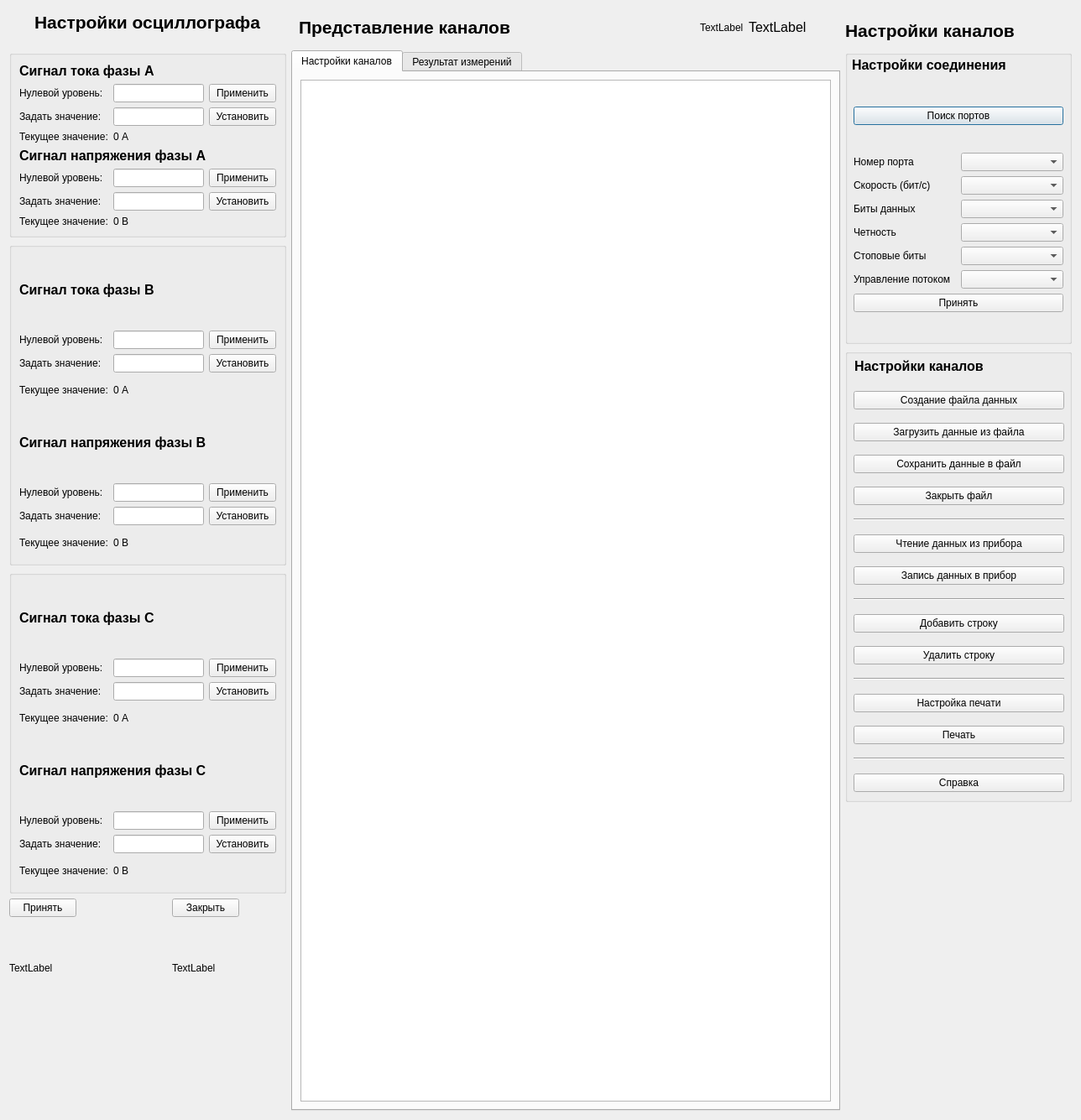
<?xml version="1.0" encoding="UTF-8"?>
<ui version="4.0">
 <class>Kalibr</class>
 <widget class="QDialog" name="Kalibr">
  <property name="geometry">
   <rect>
    <x>0</x>
    <y>0</y>
    <width>1288</width>
    <height>1335</height>
   </rect>
  </property>
  <property name="windowTitle">
   <string>Калибровка осциллографа</string>
  </property>
  <layout class="QGridLayout" name="gridLayout_4">
   <item row="1" column="3">
    <widget class="QGroupBox" name="groupBox_4">
     <property name="sizePolicy">
      <sizepolicy hsizetype="Fixed" vsizetype="Fixed">
       <horstretch>0</horstretch>
       <verstretch>0</verstretch>
      </sizepolicy>
     </property>
     <property name="minimumSize">
      <size>
       <width>270</width>
       <height>350</height>
      </size>
     </property>
     <property name="maximumSize">
      <size>
       <width>300</width>
       <height>16777215</height>
      </size>
     </property>
     <property name="title">
      <string/>
     </property>
     <widget class="QLabel" name="label_7">
      <property name="geometry">
       <rect>
        <x>8</x>
        <y>8</y>
        <width>215</width>
        <height>19</height>
       </rect>
      </property>
      <property name="text">
       <string>&lt;html&gt;&lt;head/&gt;&lt;body&gt;&lt;p&gt;&lt;span style=&quot; font-size:12pt; font-weight:600;&quot;&gt;Настройки соединения&lt;/span&gt;&lt;/p&gt;&lt;/body&gt;&lt;/html&gt;</string>
      </property>
     </widget>
     <widget class="QWidget" name="layoutWidget">
      <property name="geometry">
       <rect>
        <x>10</x>
        <y>40</y>
        <width>250</width>
        <height>300</height>
       </rect>
      </property>
      <layout class="QGridLayout" name="gridLayout_6">
       <item row="0" column="0">
        <widget class="QPushButton" name="SearchPort">
         <property name="focusPolicy">
          <enum>Qt::StrongFocus</enum>
         </property>
         <property name="text">
          <string>Поиск портов</string>
         </property>
        </widget>
       </item>
       <item row="1" column="0">
        <layout class="QGridLayout" name="gridLayout_5">
         <item row="1" column="0" colspan="2">
          <widget class="QPushButton" name="EnterPort">
           <property name="focusPolicy">
            <enum>Qt::StrongFocus</enum>
           </property>
           <property name="text">
            <string>Принять</string>
           </property>
           <property name="checkable">
            <bool>true</bool>
           </property>
          </widget>
         </item>
         <item row="0" column="0" colspan="2">
          <layout class="QGridLayout" name="gridLayout_7">
           <item row="2" column="0">
            <widget class="QLabel" name="label_10">
             <property name="text">
              <string>Биты данных</string>
             </property>
            </widget>
           </item>
           <item row="3" column="0">
            <widget class="QLabel" name="label_11">
             <property name="text">
              <string>Четность</string>
             </property>
            </widget>
           </item>
           <item row="0" column="0">
            <widget class="QLabel" name="label_8">
             <property name="text">
              <string>Номер порта</string>
             </property>
            </widget>
           </item>
           <item row="3" column="1">
            <widget class="QComboBox" name="comboBox_4">
             <property name="focusPolicy">
              <enum>Qt::StrongFocus</enum>
             </property>
            </widget>
           </item>
           <item row="4" column="0">
            <widget class="QLabel" name="label_12">
             <property name="text">
              <string>Стоповые биты</string>
             </property>
            </widget>
           </item>
           <item row="4" column="1">
            <widget class="QComboBox" name="comboBox_5">
             <property name="focusPolicy">
              <enum>Qt::StrongFocus</enum>
             </property>
            </widget>
           </item>
           <item row="1" column="0">
            <widget class="QLabel" name="label_9">
             <property name="text">
              <string>Скорость (бит/с)</string>
             </property>
            </widget>
           </item>
           <item row="1" column="1">
            <widget class="QComboBox" name="comboBox_2">
             <property name="focusPolicy">
              <enum>Qt::StrongFocus</enum>
             </property>
             <property name="currentIndex">
              <number>-1</number>
             </property>
            </widget>
           </item>
           <item row="5" column="0">
            <widget class="QLabel" name="label_13">
             <property name="text">
              <string>Управление потоком</string>
             </property>
            </widget>
           </item>
           <item row="0" column="1">
            <widget class="QComboBox" name="comboBox">
             <property name="focusPolicy">
              <enum>Qt::StrongFocus</enum>
             </property>
            </widget>
           </item>
           <item row="2" column="1">
            <widget class="QComboBox" name="comboBox_3">
             <property name="focusPolicy">
              <enum>Qt::StrongFocus</enum>
             </property>
            </widget>
           </item>
           <item row="5" column="1">
            <widget class="QComboBox" name="comboBox_6">
             <property name="focusPolicy">
              <enum>Qt::StrongFocus</enum>
             </property>
            </widget>
           </item>
          </layout>
         </item>
        </layout>
       </item>
      </layout>
     </widget>
    </widget>
   </item>
   <item row="0" column="0" colspan="2">
    <widget class="QWidget" name="widget" native="true">
     <widget class="QLabel" name="label_17">
      <property name="geometry">
       <rect>
        <x>30</x>
        <y>0</y>
        <width>331</width>
        <height>31</height>
       </rect>
      </property>
      <property name="text">
       <string>&lt;html&gt;&lt;head/&gt;&lt;body&gt;&lt;p&gt;&lt;span style=&quot; font-size:16pt; font-weight:600;&quot;&gt;Настройки осциллографа&lt;/span&gt;&lt;/p&gt;&lt;/body&gt;&lt;/html&gt;</string>
      </property>
     </widget>
    </widget>
   </item>
   <item row="3" column="3" rowspan="4">
    <spacer name="verticalSpacer">
     <property name="orientation">
      <enum>Qt::Vertical</enum>
     </property>
     <property name="sizeHint" stdset="0">
      <size>
       <width>20</width>
       <height>40</height>
      </size>
     </property>
    </spacer>
   </item>
   <item row="0" column="2">
    <widget class="QWidget" name="widget_3" native="true">
     <property name="sizePolicy">
      <sizepolicy hsizetype="Preferred" vsizetype="Fixed">
       <horstretch>0</horstretch>
       <verstretch>0</verstretch>
      </sizepolicy>
     </property>
     <property name="minimumSize">
      <size>
       <width>0</width>
       <height>30</height>
      </size>
     </property>
     <layout class="QHBoxLayout" name="horizontalLayout">
      <property name="rightMargin">
       <number>40</number>
      </property>
      <item>
       <widget class="QLabel" name="label_18">
        <property name="text">
         <string>&lt;html&gt;&lt;head/&gt;&lt;body&gt;&lt;p&gt;&lt;span style=&quot; font-size:16pt; font-weight:600;&quot;&gt;Представление каналов&lt;/span&gt;&lt;/p&gt;&lt;/body&gt;&lt;/html&gt;</string>
        </property>
       </widget>
      </item>
      <item>
       <spacer name="horizontalSpacer">
        <property name="orientation">
         <enum>Qt::Horizontal</enum>
        </property>
        <property name="sizeHint" stdset="0">
         <size>
          <width>40</width>
          <height>20</height>
         </size>
        </property>
       </spacer>
      </item>
      <item>
       <widget class="QLabel" name="label_14">
        <property name="text">
         <string>TextLabel</string>
        </property>
       </widget>
      </item>
      <item>
       <widget class="QLabel" name="label_15">
        <property name="font">
         <font>
          <pointsize>12</pointsize>
         </font>
        </property>
        <property name="text">
         <string>TextLabel</string>
        </property>
       </widget>
      </item>
     </layout>
    </widget>
   </item>
   <item row="1" column="2" rowspan="6">
    <widget class="QTabWidget" name="tabWidget">
     <property name="currentIndex">
      <number>0</number>
     </property>
     <widget class="QWidget" name="tab">
      <attribute name="title">
       <string>Настройки каналов</string>
      </attribute>
      <layout class="QGridLayout" name="gridLayout_8">
       <item row="0" column="0">
        <widget class="QTableView" name="tableView"/>
       </item>
      </layout>
     </widget>
     <widget class="QWidget" name="tab_2">
      <attribute name="title">
       <string>Результат измерений</string>
      </attribute>
      <layout class="QGridLayout" name="gridLayout_9">
       <item row="0" column="0">
        <widget class="QTableWidget" name="tableWidget"/>
       </item>
      </layout>
     </widget>
    </widget>
   </item>
   <item row="2" column="3">
    <widget class="QGroupBox" name="groupBox_5">
     <property name="sizePolicy">
      <sizepolicy hsizetype="Fixed" vsizetype="Fixed">
       <horstretch>0</horstretch>
       <verstretch>0</verstretch>
      </sizepolicy>
     </property>
     <property name="minimumSize">
      <size>
       <width>270</width>
       <height>540</height>
      </size>
     </property>
     <property name="maximumSize">
      <size>
       <width>300</width>
       <height>540</height>
      </size>
     </property>
     <property name="title">
      <string/>
     </property>
     <widget class="QLabel" name="label_16">
      <property name="geometry">
       <rect>
        <x>11</x>
        <y>11</y>
        <width>181</width>
        <height>19</height>
       </rect>
      </property>
      <property name="text">
       <string>&lt;html&gt;&lt;head/&gt;&lt;body&gt;&lt;p&gt;&lt;span style=&quot; font-size:12pt; font-weight:600;&quot;&gt;Настройки каналов&lt;/span&gt;&lt;/p&gt;&lt;/body&gt;&lt;/html&gt;</string>
      </property>
     </widget>
     <widget class="QWidget" name="layoutWidget_2">
      <property name="geometry">
       <rect>
        <x>10</x>
        <y>40</y>
        <width>251</width>
        <height>500</height>
       </rect>
      </property>
      <layout class="QVBoxLayout" name="verticalLayout_2">
       <item>
        <widget class="QPushButton" name="CreateFile">
         <property name="text">
          <string>Создание файла данных</string>
         </property>
        </widget>
       </item>
       <item>
        <widget class="QPushButton" name="OpenFile">
         <property name="text">
          <string>Загрузить данные из файла</string>
         </property>
        </widget>
       </item>
       <item>
        <widget class="QPushButton" name="SaveFile">
         <property name="text">
          <string>Сохранить данные в файл</string>
         </property>
        </widget>
       </item>
       <item>
        <widget class="QPushButton" name="CloseFile">
         <property name="text">
          <string>Закрыть файл</string>
         </property>
        </widget>
       </item>
       <item>
        <widget class="Line" name="line">
         <property name="minimumSize">
          <size>
           <width>0</width>
           <height>2</height>
          </size>
         </property>
         <property name="orientation">
          <enum>Qt::Horizontal</enum>
         </property>
        </widget>
       </item>
       <item>
        <widget class="QPushButton" name="ReadPribor">
         <property name="text">
          <string>Чтение данных из прибора</string>
         </property>
        </widget>
       </item>
       <item>
        <widget class="QPushButton" name="WritePribor">
         <property name="text">
          <string>Запись данных в прибор</string>
         </property>
        </widget>
       </item>
       <item>
        <widget class="Line" name="line_2">
         <property name="orientation">
          <enum>Qt::Horizontal</enum>
         </property>
        </widget>
       </item>
       <item>
        <widget class="QPushButton" name="AddRow">
         <property name="text">
          <string>Добавить строку</string>
         </property>
        </widget>
       </item>
       <item>
        <widget class="QPushButton" name="RemoveRow">
         <property name="text">
          <string>Удалить строку</string>
         </property>
        </widget>
       </item>
       <item>
        <widget class="Line" name="line_3">
         <property name="orientation">
          <enum>Qt::Horizontal</enum>
         </property>
        </widget>
       </item>
       <item>
        <widget class="QPushButton" name="printSetup">
         <property name="text">
          <string>Настройка печати</string>
         </property>
        </widget>
       </item>
       <item>
        <widget class="QPushButton" name="Print">
         <property name="text">
          <string>Печать</string>
         </property>
        </widget>
       </item>
       <item>
        <widget class="Line" name="line_4">
         <property name="orientation">
          <enum>Qt::Horizontal</enum>
         </property>
        </widget>
       </item>
       <item>
        <widget class="QPushButton" name="Help">
         <property name="text">
          <string>Справка</string>
         </property>
        </widget>
       </item>
      </layout>
     </widget>
    </widget>
   </item>
   <item row="1" column="0" rowspan="3" colspan="2">
    <layout class="QVBoxLayout" name="verticalLayout">
     <item>
      <widget class="QGroupBox" name="groupBox">
       <property name="sizePolicy">
        <sizepolicy hsizetype="Fixed" vsizetype="Fixed">
         <horstretch>0</horstretch>
         <verstretch>0</verstretch>
        </sizepolicy>
       </property>
       <property name="title">
        <string/>
       </property>
       <layout class="QGridLayout" name="gridLayout">
        <item row="3" column="1" colspan="2">
         <widget class="QLabel" name="labelValueIa">
          <property name="text">
           <string>0 А</string>
          </property>
         </widget>
        </item>
        <item row="6" column="0">
         <widget class="QLabel" name="label_4">
          <property name="text">
           <string>Задать значение:</string>
          </property>
         </widget>
        </item>
        <item row="1" column="2">
         <widget class="QPushButton" name="pushButtonZeroApplyIa">
          <property name="text">
           <string>Применить</string>
          </property>
         </widget>
        </item>
        <item row="5" column="2">
         <widget class="QPushButton" name="pushButtonZeroApplyUa">
          <property name="text">
           <string>Применить</string>
          </property>
         </widget>
        </item>
        <item row="3" column="0">
         <widget class="QLabel" name="label_31">
          <property name="maximumSize">
           <size>
            <width>16777215</width>
            <height>30</height>
           </size>
          </property>
          <property name="text">
           <string>Текущее значение:</string>
          </property>
         </widget>
        </item>
        <item row="5" column="0">
         <widget class="QLabel" name="label_6">
          <property name="text">
           <string>Нулевой уровень:</string>
          </property>
         </widget>
        </item>
        <item row="2" column="2">
         <widget class="QPushButton" name="pushButtonValueApplyIa">
          <property name="text">
           <string>Установить</string>
          </property>
         </widget>
        </item>
        <item row="1" column="0">
         <widget class="QLabel" name="label">
          <property name="text">
           <string>Нулевой уровень:</string>
          </property>
         </widget>
        </item>
        <item row="2" column="0">
         <widget class="QLabel" name="label_2">
          <property name="text">
           <string>Задать значение:</string>
          </property>
         </widget>
        </item>
        <item row="2" column="1">
         <widget class="QLineEdit" name="lineEditValueIa"/>
        </item>
        <item row="1" column="1">
         <widget class="QLineEdit" name="lineEditZeroIa"/>
        </item>
        <item row="4" column="0" colspan="3">
         <widget class="QLabel" name="label_5">
          <property name="text">
           <string>&lt;html&gt;&lt;head/&gt;&lt;body&gt;&lt;p&gt;&lt;span style=&quot; font-size:12pt; font-weight:600;&quot;&gt;Сигнал напряжения фазы А&lt;/span&gt;&lt;/p&gt;&lt;/body&gt;&lt;/html&gt;</string>
          </property>
         </widget>
        </item>
        <item row="5" column="1">
         <widget class="QLineEdit" name="lineEditZeroUa"/>
        </item>
        <item row="0" column="0" colspan="2">
         <widget class="QLabel" name="label_3">
          <property name="text">
           <string>&lt;html&gt;&lt;head/&gt;&lt;body&gt;&lt;p&gt;&lt;span style=&quot; font-size:12pt; font-weight:600;&quot;&gt;Сигнал тока фазы А&lt;/span&gt;&lt;/p&gt;&lt;/body&gt;&lt;/html&gt;</string>
          </property>
         </widget>
        </item>
        <item row="7" column="0">
         <widget class="QLabel" name="label_35">
          <property name="maximumSize">
           <size>
            <width>16777215</width>
            <height>30</height>
           </size>
          </property>
          <property name="text">
           <string>Текущее значение:</string>
          </property>
         </widget>
        </item>
        <item row="7" column="1" colspan="2">
         <widget class="QLabel" name="labelValueUa">
          <property name="text">
           <string>0 В</string>
          </property>
         </widget>
        </item>
        <item row="6" column="1">
         <widget class="QLineEdit" name="lineEditValueUa"/>
        </item>
        <item row="6" column="2">
         <widget class="QPushButton" name="pushButtonValueApplyUa">
          <property name="text">
           <string>Установить</string>
          </property>
         </widget>
        </item>
       </layout>
      </widget>
     </item>
     <item>
      <widget class="QGroupBox" name="groupBox_2">
       <property name="title">
        <string/>
       </property>
       <layout class="QGridLayout" name="gridLayout_2">
        <item row="1" column="1">
         <widget class="QLineEdit" name="lineEditZeroIb"/>
        </item>
        <item row="5" column="0">
         <widget class="QLabel" name="label_24">
          <property name="text">
           <string>Нулевой уровень:</string>
          </property>
         </widget>
        </item>
        <item row="0" column="0" colspan="2">
         <widget class="QLabel" name="label_21">
          <property name="text">
           <string>&lt;html&gt;&lt;head/&gt;&lt;body&gt;&lt;p&gt;&lt;span style=&quot; font-size:12pt; font-weight:600;&quot;&gt;Сигнал тока фазы В&lt;/span&gt;&lt;/p&gt;&lt;/body&gt;&lt;/html&gt;</string>
          </property>
         </widget>
        </item>
        <item row="1" column="0">
         <widget class="QLabel" name="label_19">
          <property name="text">
           <string>Нулевой уровень:</string>
          </property>
         </widget>
        </item>
        <item row="3" column="1" colspan="2">
         <widget class="QLabel" name="labelValueIb">
          <property name="text">
           <string>0 А</string>
          </property>
         </widget>
        </item>
        <item row="1" column="2">
         <widget class="QPushButton" name="pushButtonZeroApplyIb">
          <property name="text">
           <string>Применить</string>
          </property>
         </widget>
        </item>
        <item row="5" column="2">
         <widget class="QPushButton" name="pushButtonZeroApplyUb">
          <property name="text">
           <string>Применить</string>
          </property>
         </widget>
        </item>
        <item row="3" column="0">
         <widget class="QLabel" name="label_33">
          <property name="maximumSize">
           <size>
            <width>16777215</width>
            <height>30</height>
           </size>
          </property>
          <property name="text">
           <string>Текущее значение:</string>
          </property>
         </widget>
        </item>
        <item row="4" column="0" colspan="3">
         <widget class="QLabel" name="label_23">
          <property name="text">
           <string>&lt;html&gt;&lt;head/&gt;&lt;body&gt;&lt;p&gt;&lt;span style=&quot; font-size:12pt; font-weight:600;&quot;&gt;Сигнал напряжения фазы В&lt;/span&gt;&lt;/p&gt;&lt;/body&gt;&lt;/html&gt;</string>
          </property>
         </widget>
        </item>
        <item row="2" column="0">
         <widget class="QLabel" name="label_20">
          <property name="text">
           <string>Задать значение:</string>
          </property>
         </widget>
        </item>
        <item row="6" column="0">
         <widget class="QLabel" name="label_22">
          <property name="text">
           <string>Задать значение:</string>
          </property>
         </widget>
        </item>
        <item row="7" column="1" colspan="2">
         <widget class="QLabel" name="labelValueUb">
          <property name="text">
           <string>0 В</string>
          </property>
         </widget>
        </item>
        <item row="5" column="1">
         <widget class="QLineEdit" name="lineEditZeroUb"/>
        </item>
        <item row="7" column="0">
         <widget class="QLabel" name="label_36">
          <property name="maximumSize">
           <size>
            <width>16777215</width>
            <height>30</height>
           </size>
          </property>
          <property name="text">
           <string>Текущее значение:</string>
          </property>
         </widget>
        </item>
        <item row="6" column="1">
         <widget class="QLineEdit" name="lineEditValueUb"/>
        </item>
        <item row="6" column="2">
         <widget class="QPushButton" name="pushButtonValueApplyUb">
          <property name="text">
           <string>Установить</string>
          </property>
         </widget>
        </item>
        <item row="2" column="1">
         <widget class="QLineEdit" name="lineEditValueIb"/>
        </item>
        <item row="2" column="2">
         <widget class="QPushButton" name="pushButtonValueApplyIb">
          <property name="text">
           <string>Установить</string>
          </property>
         </widget>
        </item>
       </layout>
      </widget>
     </item>
     <item>
      <widget class="QGroupBox" name="groupBox_3">
       <property name="title">
        <string/>
       </property>
       <layout class="QGridLayout" name="gridLayout_3">
        <item row="5" column="2">
         <widget class="QPushButton" name="pushButtonZeroApplyUc">
          <property name="text">
           <string>Применить</string>
          </property>
         </widget>
        </item>
        <item row="3" column="0">
         <widget class="QLabel" name="label_34">
          <property name="maximumSize">
           <size>
            <width>16777215</width>
            <height>30</height>
           </size>
          </property>
          <property name="text">
           <string>Текущее значение:</string>
          </property>
         </widget>
        </item>
        <item row="4" column="0" colspan="3">
         <widget class="QLabel" name="label_29">
          <property name="text">
           <string>&lt;html&gt;&lt;head/&gt;&lt;body&gt;&lt;p&gt;&lt;span style=&quot; font-size:12pt; font-weight:600;&quot;&gt;Сигнал напряжения фазы C&lt;/span&gt;&lt;/p&gt;&lt;/body&gt;&lt;/html&gt;</string>
          </property>
         </widget>
        </item>
        <item row="1" column="1">
         <widget class="QLineEdit" name="lineEditZeroIc"/>
        </item>
        <item row="5" column="0">
         <widget class="QLabel" name="label_30">
          <property name="text">
           <string>Нулевой уровень:</string>
          </property>
         </widget>
        </item>
        <item row="5" column="1">
         <widget class="QLineEdit" name="lineEditZeroUc"/>
        </item>
        <item row="2" column="0">
         <widget class="QLabel" name="label_26">
          <property name="text">
           <string>Задать значение:</string>
          </property>
         </widget>
        </item>
        <item row="6" column="0">
         <widget class="QLabel" name="label_28">
          <property name="text">
           <string>Задать значение:</string>
          </property>
         </widget>
        </item>
        <item row="1" column="0">
         <widget class="QLabel" name="label_25">
          <property name="text">
           <string>Нулевой уровень:</string>
          </property>
         </widget>
        </item>
        <item row="1" column="2">
         <widget class="QPushButton" name="pushButtonZeroApplyIc">
          <property name="text">
           <string>Применить</string>
          </property>
         </widget>
        </item>
        <item row="0" column="0" colspan="2">
         <widget class="QLabel" name="label_27">
          <property name="text">
           <string>&lt;html&gt;&lt;head/&gt;&lt;body&gt;&lt;p&gt;&lt;span style=&quot; font-size:12pt; font-weight:600;&quot;&gt;Сигнал тока фазы C&lt;/span&gt;&lt;/p&gt;&lt;/body&gt;&lt;/html&gt;</string>
          </property>
         </widget>
        </item>
        <item row="7" column="0">
         <widget class="QLabel" name="label_37">
          <property name="maximumSize">
           <size>
            <width>16777215</width>
            <height>30</height>
           </size>
          </property>
          <property name="text">
           <string>Текущее значение:</string>
          </property>
         </widget>
        </item>
        <item row="3" column="1" colspan="2">
         <widget class="QLabel" name="labelValueIc">
          <property name="text">
           <string>0 А</string>
          </property>
         </widget>
        </item>
        <item row="7" column="1" colspan="2">
         <widget class="QLabel" name="labelValueUc">
          <property name="text">
           <string>0 В</string>
          </property>
         </widget>
        </item>
        <item row="2" column="1">
         <widget class="QLineEdit" name="lineEditValueIc"/>
        </item>
        <item row="2" column="2">
         <widget class="QPushButton" name="pushButtonValueApplyIc">
          <property name="text">
           <string>Установить</string>
          </property>
         </widget>
        </item>
        <item row="6" column="1">
         <widget class="QLineEdit" name="lineEditValueUc"/>
        </item>
        <item row="6" column="2">
         <widget class="QPushButton" name="pushButtonValueApplyUc">
          <property name="text">
           <string>Установить</string>
          </property>
         </widget>
        </item>
       </layout>
      </widget>
     </item>
    </layout>
   </item>
   <item row="4" column="1">
    <widget class="QPushButton" name="pushButtonClose">
     <property name="sizePolicy">
      <sizepolicy hsizetype="Fixed" vsizetype="Fixed">
       <horstretch>0</horstretch>
       <verstretch>0</verstretch>
      </sizepolicy>
     </property>
     <property name="text">
      <string>Закрыть</string>
     </property>
    </widget>
   </item>
   <item row="4" column="0">
    <widget class="QPushButton" name="pushButtonAccept">
     <property name="sizePolicy">
      <sizepolicy hsizetype="Fixed" vsizetype="Fixed">
       <horstretch>0</horstretch>
       <verstretch>0</verstretch>
      </sizepolicy>
     </property>
     <property name="text">
      <string>Принять</string>
     </property>
    </widget>
   </item>
   <item row="0" column="3">
    <widget class="QWidget" name="widget_2" native="true">
     <widget class="QLabel" name="label_32">
      <property name="geometry">
       <rect>
        <x>0</x>
        <y>10</y>
        <width>331</width>
        <height>31</height>
       </rect>
      </property>
      <property name="text">
       <string>&lt;html&gt;&lt;head/&gt;&lt;body&gt;&lt;p&gt;&lt;span style=&quot; font-size:16pt; font-weight:600;&quot;&gt;Настройки каналов&lt;/span&gt;&lt;/p&gt;&lt;/body&gt;&lt;/html&gt;</string>
      </property>
     </widget>
    </widget>
   </item>
   <item row="5" column="0">
    <widget class="QLabel" name="label_38">
     <property name="text">
      <string>TextLabel</string>
     </property>
    </widget>
   </item>
   <item row="5" column="1">
    <widget class="QLabel" name="label_39">
     <property name="text">
      <string>TextLabel</string>
     </property>
    </widget>
   </item>
  </layout>
 </widget>
 <tabstops>
  <tabstop>lineEditZeroIa</tabstop>
  <tabstop>pushButtonZeroApplyIa</tabstop>
  <tabstop>lineEditValueIa</tabstop>
  <tabstop>lineEditZeroUa</tabstop>
  <tabstop>pushButtonZeroApplyUa</tabstop>
  <tabstop>lineEditValueUa</tabstop>
  <tabstop>lineEditZeroIb</tabstop>
  <tabstop>pushButtonZeroApplyIb</tabstop>
  <tabstop>lineEditValueIb</tabstop>
  <tabstop>lineEditZeroUb</tabstop>
  <tabstop>pushButtonZeroApplyUb</tabstop>
  <tabstop>lineEditValueUb</tabstop>
  <tabstop>lineEditZeroIc</tabstop>
  <tabstop>pushButtonZeroApplyIc</tabstop>
  <tabstop>lineEditValueIc</tabstop>
  <tabstop>lineEditZeroUc</tabstop>
  <tabstop>pushButtonZeroApplyUc</tabstop>
  <tabstop>lineEditValueUc</tabstop>
 </tabstops>
 <resources/>
 <connections/>
</ui>
